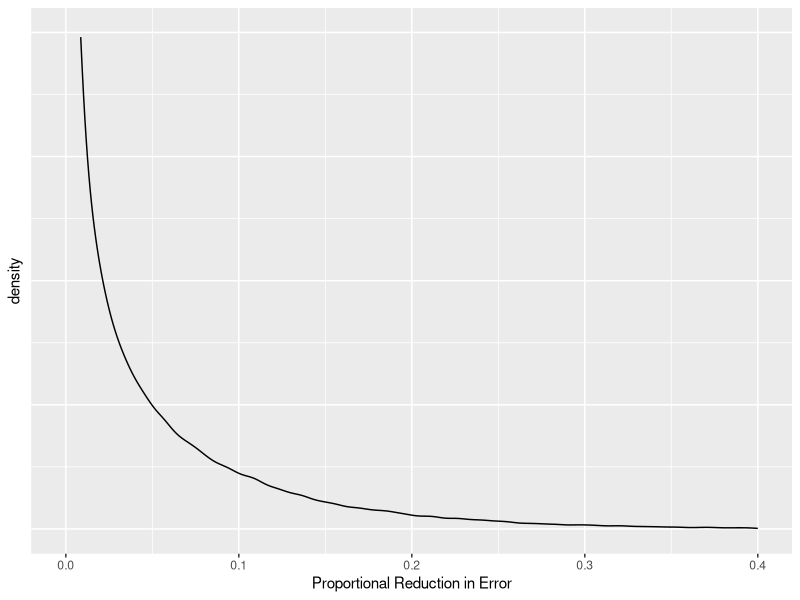
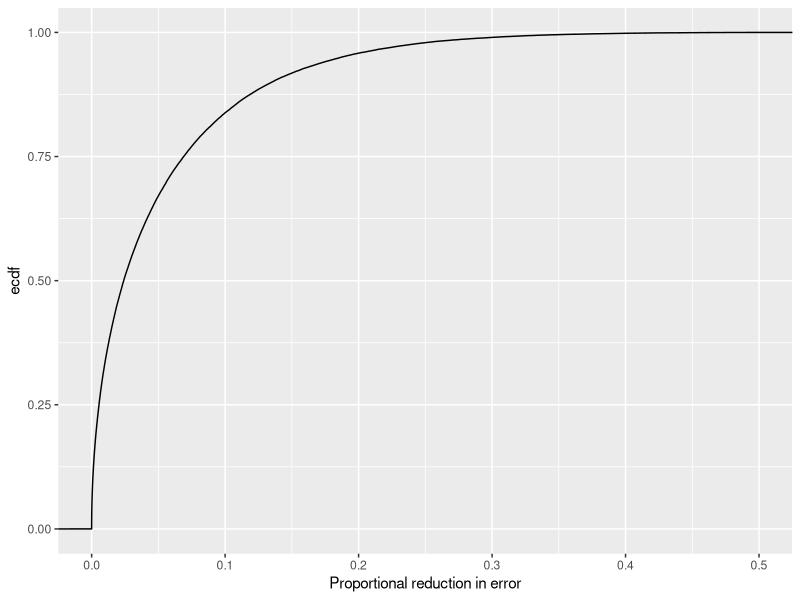

Write the R code that produced these figures, in order.
## ---- chunk 1
#| echo: false
#| warning: false
library(tidyverse)
library(kableExtra)
## ---- chunk 2
# make example reproducible
set.seed(1)

# set the sample size
sample_size = 20

# draw a sample from the population distribution
df.sample = tibble(
    # enumerate the observations in the sample
    observation = 1:sample_size,
    # randomly sample the observed values
    value = rnorm(sample_size, mean = 50, sd = 5)
)
df.sample
## ---- chunk 3
df.summary = df.sample %>%
    # these are the "predictions" of each model
    mutate(compact = 50,
           augmented = mean(value)) %>%
    summarize(
        # SSE associated with the compact model
        sse_compact = sum((value - compact) ^ 2),
        # SSE associated with the augmented model
        sse_augmented = sum((value - augmented) ^ 2),
        # sum of squares reduced (SSR)
        ssr = sse_compact - sse_augmented,
        # PRE calculation
        pre = ssr / sse_compact
    )
df.summary
## ---- chunk 4
#| warning: false
n_samples = 100000
# true mean of the distribution
mu = 50
# true standard deviation of the errors
sigma = 5

# function to draw samples from the population distribution
fun.draw_sample = function(sample_size, mu, sigma) {
    sample = mu + rnorm(sample_size,
                        mean = 0,
                        sd = sigma)
    return(sample)
}

# draw samples
samples = n_samples %>%
    replicate(fun.draw_sample(sample_size, mu, sigma)) %>%
    # transpose the resulting matrix
    t()

# put samples in data frame and compute PRE
df.samples = samples %>%
    as_tibble(.name_repair = ~ str_c(1:ncol(samples))) %>%
    mutate(sample = 1:n()) %>%
    pivot_longer(cols = -sample,
                 names_to = "index",
                 values_to = "value") %>%
    mutate(compact = mu) %>%
    group_by(sample) %>%
    mutate(augmented = mean(value)) %>%
    summarize(
        # SSE associated with the compact model
        sse_compact = sum((value - compact) ^ 2),
        # SSE associated with the augmented model
        sse_augmented = sum((value - augmented) ^ 2),
        # sum of squares reduced (SSR)
        ssr = sse_compact - sse_augmented,
        # PRE calculation
        pre = ssr / sse_compact
    )
## ---- chunk 5
#| warning: false
samples %>%
    as_tibble(.name_repair = ~ str_c(1:ncol(samples))) %>%
    mutate(sample = 1:n()) %>%
    pivot_longer(cols = -sample,
                 names_to = "index",
                 values_to = "value") %>%
    mutate(compact = mu) %>%
    group_by(sample) %>%
    mutate(augmented = mean(value)) %>%
    ungroup() %>%
    mutate(index = as.numeric(index)) %>%
    arrange(sample, index) %>%
    slice_head(n=25) %>%
    kable(digits = 2) %>%
    kable_styling(bootstrap_options = "striped", full_width = F)
## ---- chunk 6
#| warning: false
ggplot(data = df.samples,
       mapping = aes(x = pre)) +
    stat_density(geom = "line") +
    labs(x = "Proportional Reduction in Error") +
    lims(x = c(0, .4), y = c(0, 20)) +
    theme(axis.text.y = element_blank(), axis.ticks.y = element_blank())
## ---- chunk 7
#| warning: false
# plot the cumulative sampling distribution for PRE
ggplot(data = df.samples,
       mapping = aes(x = pre)) +
    stat_ecdf(geom = "line") +
    labs(x = "Proportional reduction in error") +
    lims(x = c(0, .5), y = c(0, 1))
## ---- chunk 8
df.samples %>%
    select(pre) %>%
    group_by(ints = cut_width(pre, width = .01, boundary = 0)) %>%
    summarise("prop" = n() / n_samples) %>%
    mutate("cum. prop" = cumsum(prop)) %>%
    ungroup() %>%
    slice_head(n = 40) %>%
    kable(digits = 2) %>%
    kable_styling(bootstrap_options = "striped", full_width = FALSE)
## ---- chunk 9
#| warning: false
df.samples %>%
    summarize(p_value = sum(pre >= df.summary$pre) / n())
